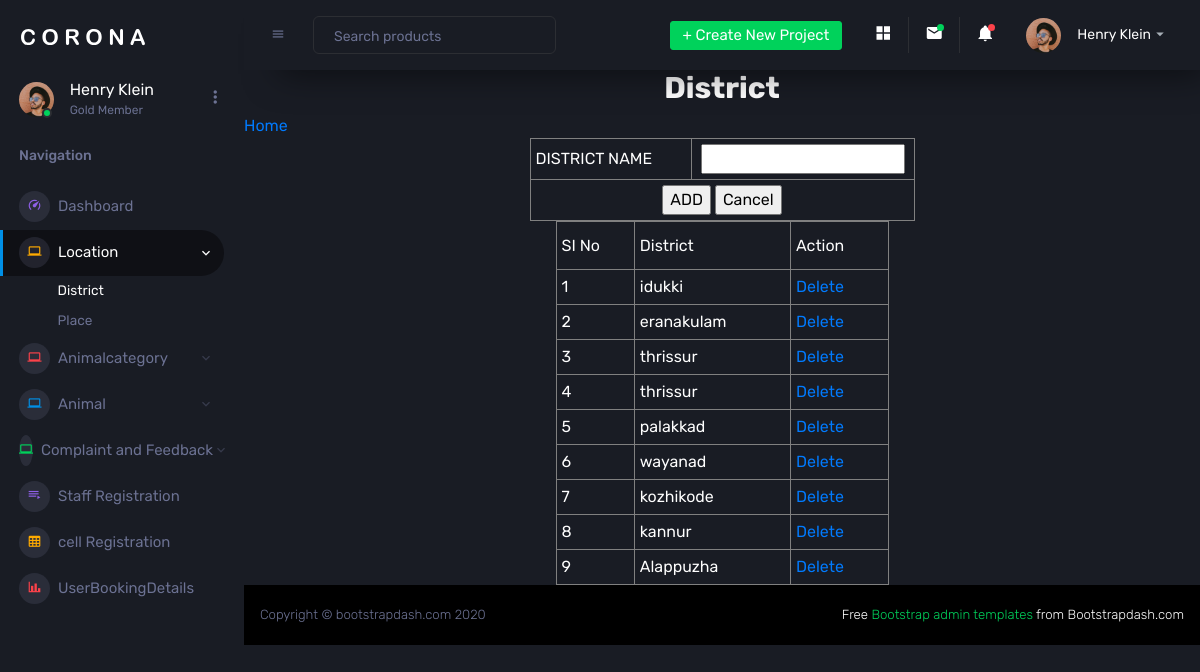
Screenshot of /project/Admin/District.php with the database file from the repository.
### tables this page shows
CREATE TABLE `tbl_district` (
  `district_id` int(11) NOT NULL auto_increment,
  `district_name` varchar(100) NOT NULL,
  PRIMARY KEY  (`district_id`)
);

### project/Admin/District.php (the view, shortened to what this page needs)
<?php
include('Head.php');
?>
<html>
<head>
</head>
<body>
<center><h2><b>District</b></h2></center>
<a href="HomePage.php">Home</a>
<form id="form1" name="form1" method="post" action="District.php">
<table width="385" border="1" cellpadding="5" align="center">
  <tr>
    <td width="156">DISTRICT NAME</td>
    <td width="197"><label for="dname"></label>
      <input type="text" name="dname" id="dname"  pattern="[A-Za-z. ]{3,}" autocomplete="off" required  /></td>
  </tr>
  <tr>
    <td colspan="2"><div align="center">
      <input type="submit" name="btn" id="btn" value="ADD" />
      <input type="submit" name="btn2" id="btn2" value="Cancel" />
    </div></td>
  </tr>
</table>
</form>
<table width="333" height="97" border="1" cellpadding="5" align="center">
  <tr>
    <td width="49" height="48">SI No</td>
    <td width="44">District</td>
    <td width="61">Action</td>
  </tr>
  <?php
  $i=0;
  $selqry="select * from tbl_district";
  $data=mysql_query($selqry);
  while($row=mysql_fetch_array($data))
  {
	  $i++;
	  ?>
  <tr>
    <td><?php echo $i?></td>
    <td><?php echo $row["district_name"]?></td>
    <td><a href="District.php?did=<?php echo $row["district_id"]?>">Delete</td>
  </tr>
  <?php
  }
  ?>
</table>
</body>
<?php
          include('Foot.php');
          ?>
</html>

### rows the page displays
tbl_district: district_name "idukki"
tbl_district: district_name "eranakulam"
tbl_district: district_name "thrissur"
tbl_district: district_name "thrissur"
tbl_district: district_name "palakkad"
tbl_district: district_name "wayanad"
tbl_district: district_name "kozhikode"
tbl_district: district_name "kannur"
tbl_district: district_name "Alappuzha"
